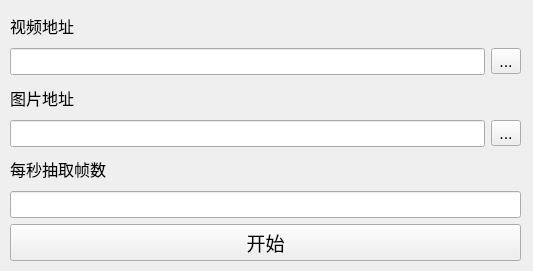
<?xml version="1.0" encoding="UTF-8"?>
<ui version="4.0">
 <class>Form</class>
 <widget class="QWidget" name="Form">
  <property name="geometry">
   <rect>
    <x>0</x>
    <y>0</y>
    <width>533</width>
    <height>271</height>
   </rect>
  </property>
  <property name="font">
   <font>
    <pointsize>12</pointsize>
   </font>
  </property>
  <property name="mouseTracking">
   <bool>false</bool>
  </property>
  <property name="windowTitle">
   <string>视频抽帧</string>
  </property>
  <widget class="QWidget" name="">
   <property name="geometry">
    <rect>
     <x>10</x>
     <y>10</y>
     <width>511</width>
     <height>251</height>
    </rect>
   </property>
   <layout class="QVBoxLayout" name="verticalLayout_5">
    <item>
     <layout class="QVBoxLayout" name="verticalLayout_3">
      <item>
       <layout class="QVBoxLayout" name="verticalLayout_2">
        <item>
         <widget class="QLabel" name="label">
          <property name="font">
           <font>
            <pointsize>12</pointsize>
           </font>
          </property>
          <property name="text">
           <string>视频地址</string>
          </property>
         </widget>
        </item>
        <item>
         <layout class="QHBoxLayout" name="horizontalLayout">
          <item>
           <widget class="QLineEdit" name="lineEdit"/>
          </item>
          <item>
           <widget class="QToolButton" name="toolButton">
            <property name="text">
             <string>...</string>
            </property>
           </widget>
          </item>
         </layout>
        </item>
       </layout>
      </item>
      <item>
       <layout class="QVBoxLayout" name="verticalLayout">
        <item>
         <widget class="QLabel" name="label_2">
          <property name="font">
           <font>
            <pointsize>12</pointsize>
           </font>
          </property>
          <property name="text">
           <string>图片地址</string>
          </property>
         </widget>
        </item>
        <item>
         <layout class="QHBoxLayout" name="horizontalLayout_2">
          <item>
           <widget class="QLineEdit" name="lineEdit_2"/>
          </item>
          <item>
           <widget class="QToolButton" name="toolButton_2">
            <property name="text">
             <string>...</string>
            </property>
           </widget>
          </item>
         </layout>
        </item>
       </layout>
      </item>
      <item>
       <layout class="QVBoxLayout" name="verticalLayout_4">
        <item>
         <widget class="QLabel" name="label_3">
          <property name="font">
           <font>
            <pointsize>12</pointsize>
           </font>
          </property>
          <property name="text">
           <string>每秒抽取帧数</string>
          </property>
         </widget>
        </item>
        <item>
         <widget class="QLineEdit" name="lineEdit_3"/>
        </item>
       </layout>
      </item>
     </layout>
    </item>
    <item>
     <widget class="QPushButton" name="pushButton">
      <property name="font">
       <font>
        <pointsize>14</pointsize>
       </font>
      </property>
      <property name="text">
       <string>开始</string>
      </property>
     </widget>
    </item>
   </layout>
  </widget>
 </widget>
 <resources/>
 <connections/>
</ui>
